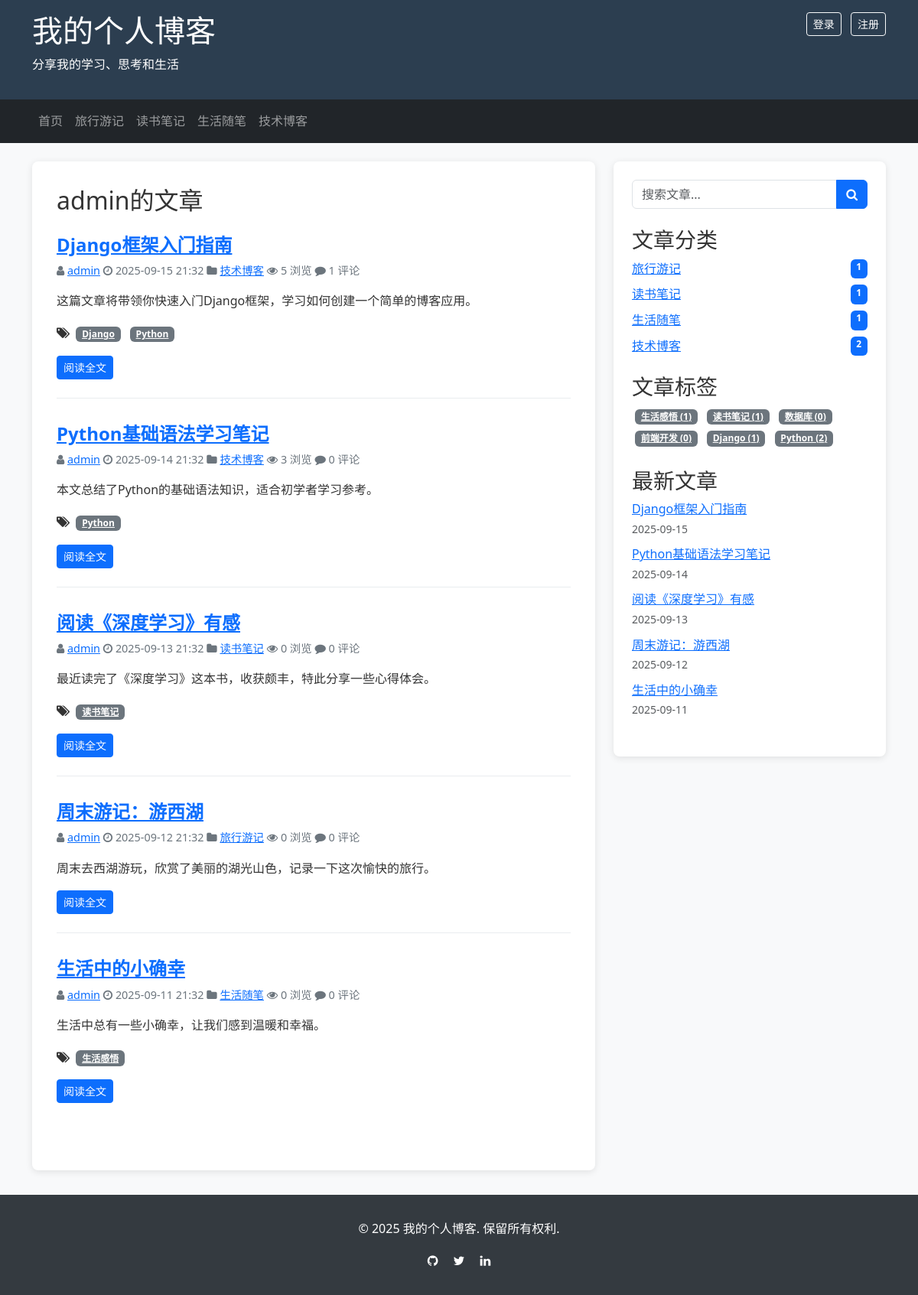
Page /author/1/ on the committed database.
### blog/models.py (models this page shows, shortened)
class Category(models.Model):
    name = models.CharField(max_length=100, verbose_name='分类名称')
    created_time = models.DateTimeField(auto_now_add=True, verbose_name='创建时间')
    modified_time = models.DateTimeField(auto_now=True, verbose_name='修改时间')
    is_active = models.BooleanField(default=True, verbose_name='是否激活')
    description = models.TextField(max_length=500, blank=True, verbose_name='分类描述')
    class Meta:
        verbose_name = '分类'
        verbose_name_plural = verbose_name
        ordering = ['-created_time']

class Post(models.Model):
    STATUS_CHOICES = (
        ('draft', '草稿'),
        ('published', '已发布'),
    )
    title = models.CharField(max_length=200, verbose_name='标题')
    slug = models.SlugField(max_length=200, unique_for_date='publish_time', verbose_name='短链接')
    author = models.ForeignKey(User, on_delete=models.CASCADE, related_name='blog_posts', verbose_name='作者')
    category = models.ForeignKey(Category, on_delete=models.CASCADE, related_name='posts', verbose_name='分类')
    tags = models.ManyToManyField(Tag, blank=True, related_name='posts', verbose_name='标签')
    excerpt = models.TextField(max_length=500, blank=True, verbose_name='摘要')
    content = models.TextField(verbose_name='内容')
    created_time = models.DateTimeField(auto_now_add=True, verbose_name='创建时间')
    modified_time = models.DateTimeField(auto_now=True, verbose_name='修改时间')
    publish_time = models.DateTimeField(blank=True, null=True, verbose_name='发布时间')
    status = models.CharField(max_length=10, choices=STATUS_CHOICES, default='draft', verbose_name='状态')
    views = models.PositiveIntegerField(default=0, editable=False, verbose_name='浏览量')
    featured_image = models.ImageField(upload_to='post_images/', blank=True, null=True, verbose_name='特色图片')
    class Meta:
        verbose_name = '文章'
        verbose_name_plural = verbose_name
        ordering = ['-publish_time', '-created_time']
    def get_absolute_url(self):
        return reverse('blog:post_detail', kwargs={'pk': self.id})

class Tag(models.Model):
    name = models.CharField(max_length=50, verbose_name='标签名称')
    created_time = models.DateTimeField(auto_now_add=True, verbose_name='创建时间')
    modified_time = models.DateTimeField(auto_now=True, verbose_name='修改时间')
    is_active = models.BooleanField(default=True, verbose_name='是否激活')
    class Meta:
        verbose_name = '标签'
        verbose_name_plural = verbose_name
        ordering = ['-created_time']

### blog/views.py (the view)
# urls.py: path('author/<int:pk>/', views.AuthorPostListView.as_view(), name='author_posts'),
class AuthorPostListView(ListView):
    model = Post
    template_name = 'blog/post_list.html'
    context_object_name = 'posts'
    paginate_by = 10
    def get_queryset(self):
        self.author = get_object_or_404(User, pk=self.kwargs.get('pk'))
        return Post.objects.filter(author=self.author, status='published').order_by('-publish_time')
    def get_context_data(self, **kwargs):
        context = super().get_context_data(**kwargs)
        context['categories'] = Category.objects.filter(is_active=True)
        context['tags'] = Tag.objects.filter(is_active=True)
        context['recent_posts'] = Post.objects.filter(status='published').order_by('-publish_time')[:5]
        context['current_author'] = self.author
        return context

### blog/templates/blog/post_list.html (shortened to what this page needs)
{% extends "blog/base.html" %}
{% block content %}
    <div class="main-content">
        <h2 class="page-title mb-4">
            {% if current_category %}{{ current_category.name }}分类下的文章
            {% elif current_tag %}{{ current_tag.name }}标签下的文章
            {% elif current_author %}{{ current_author.username }}的文章
            {% else %}全部文章
            {% endif %}
        </h2>
        {% if posts %}
            {% for post in posts %}
                <article class="post-card">
                    <h3 class="post-title">
                        <a href="{{ post.get_absolute_url }}">{{ post.title }}</a>
                    </h3>
                    <div class="post-meta">
                        <span class="author"><i class="fa fa-user"></i> <a href="{% url 'blog:author_posts' post.author.id %}">{{ post.author.username }}</a></span>
                        <span class="time"><i class="fa fa-clock-o"></i> {{ post.publish_time|date:"Y-m-d H:i" }}</span>
                        <span class="category"><i class="fa fa-folder"></i> <a href="{% url 'blog:category_posts' post.category.id %}">{{ post.category.name }}</a></span>
                        <span class="views"><i class="fa fa-eye"></i> {{ post.views }} 浏览</span>
                        <span class="comments"><i class="fa fa-comment"></i> {{ post.comments.count }} 评论</span>
                    </div>
                    <div class="post-excerpt mb-3">
                        {{ post.excerpt }}
                    </div>
                    {% if post.tags.all %}
                        <div class="post-tags mb-3">
                            <i class="fa fa-tags"></i>
                            {% for tag in post.tags.all %}
                                <a href="{% url 'blog:tag_posts' tag.id %}" class="badge bg-secondary mx-1">{{ tag.name }}</a>
                            {% endfor %}
                        </div>
                    {% endif %}
                    <a href="{{ post.get_absolute_url }}" class="btn btn-primary btn-sm">阅读全文</a>
                </article>
            {% endfor %}
        {% else %}
            <div class="alert alert-info">
                暂无文章
            </div>
        {% endif %}
    </div>
{% endblock %}

### blog/templates/blog/base.html (shortened to what this page needs)
<!DOCTYPE html>
<html lang="zh-CN">
<head>
    <link href="https://cdn.jsdelivr.net/npm/bootstrap@5.3.0/dist/css/bootstrap.min.css" rel="stylesheet">
    <link href="https://cdn.jsdelivr.net/npm/font-awesome@4.7.0/css/font-awesome.min.css" rel="stylesheet">
</head>
<body>
    <header class="site-header">
        <div class="container">
            <div class="row">
                <div class="col-md-8">
                    <h1 class="site-title"><a href="{% url 'blog:post_list' %}">我的个人博客</a></h1>
                    <p class="site-description">分享我的学习、思考和生活</p>
                </div>
                <div class="col-md-4">
                    <div class="user-info text-end">
                        {% if user.is_authenticated %}
                            <span>欢迎，{{ user.username }}</span>
                            <a href="{% url 'admin:index' %}" class="btn btn-sm btn-outline-light ms-2">管理后台</a>
                            <a href="{% url 'logout' %}" class="btn btn-sm btn-outline-light ms-2">退出</a>
                        {% else %}
                            <a href="{% url 'login' %}" class="btn btn-sm btn-outline-light">登录</a>
                            <a href="{% url 'admin:auth_user_add' %}" class="btn btn-sm btn-outline-light ms-2">注册</a>
                        {% endif %}
                    </div>
                </div>
            </div>
        </div>
    </header>
    <nav class="navbar navbar-expand-lg navbar-dark bg-dark">
        <div class="container">
            <div class="collapse navbar-collapse" id="navbarNav">
                <ul class="navbar-nav">
                    <li class="nav-item">
                        <a class="nav-link {% if request.resolver_match.url_name == 'post_list' %}active{% endif %}" href="{% url 'blog:post_list' %}">首页</a>
                    </li>
                    {% for category in categories %}
                        <li class="nav-item">
                            <a class="nav-link {% if current_category and current_category.id == category.id %}active{% endif %}" href="{% url 'blog:category_posts' category.id %}">{{ category.name }}</a>
                        </li>
                    {% endfor %}
                </ul>
            </div>
        </div>
    </nav>
    <main class="container mt-4">
        <div class="row">
            <div class="col-md-8">
                {% block content %}{% endblock %}
            </div>
            <div class="col-md-4">
                <div class="sidebar">
                    <div class="search-box mb-4">
                        <form action="{% url 'blog:search' %}" method="get">
                            <div class="input-group">
                                <input type="text" name="q" class="form-control" placeholder="搜索文章..." required>
                                <button type="submit" class="btn btn-primary"><i class="fa fa-search"></i></button>
                            </div>
                        </form>
                    </div>
                    <div class="category-list">
                        <h3 class="sidebar-title">文章分类</h3>
                        <ul class="list-unstyled">
                            {% for category in categories %}
                                <li class="category-item">
                                    <a href="{% url 'blog:category_posts' category.id %}" class="d-flex justify-content-between">
                                        <span>{{ category.name }}</span>
                                        <span class="badge bg-primary">{{ category.posts.count }}</span>
                                    </a>
                                </li>
                            {% empty %}
                                <li>暂无分类</li>
                            {% endfor %}
                        </ul>
                    </div>
                    <div class="tag-list">
                        <h3 class="sidebar-title">文章标签</h3>
                        <div class="tag-cloud">
                            {% for tag in tags %}
                                <a href="{% url 'blog:tag_posts' tag.id %}" class="badge bg-secondary m-1">{{ tag.name }} ({{ tag.posts.count }})</a>
                            {% empty %}
                                <span>暂无标签</span>
                            {% endfor %}
                        </div>
                    </div>
                    <div class="recent-posts">
                        <h3 class="sidebar-title">最新文章</h3>
                        <ul class="list-unstyled">
                            {% for post in recent_posts %}
                                <li class="recent-post-item mb-2">
                                    <a href="{{ post.get_absolute_url }}" class="d-block text-truncate">{{ post.title }}</a>
                                    <small class="text-muted">{{ post.publish_time|date:"Y-m-d" }}</small>
                                </li>
                            {% empty %}
                                <li>暂无文章</li>
                            {% endfor %}
                        </ul>
                    </div>
                </div>
            </div>
        </div>
    </main>
    <footer class="site-footer">
        <div class="container">
            <div class="row">
                <div class="col-md-12 text-center">
                    <p>&copy; {% now 'Y' %} 我的个人博客. 保留所有权利.</p>
                    <div class="social-links mt-2">
                        <a href="#" class="text-white mx-2"><i class="fa fa-github"></i></a>
                        <a href="#" class="text-white mx-2"><i class="fa fa-twitter"></i></a>
                        <a href="#" class="text-white mx-2"><i class="fa fa-linkedin"></i></a>
                    </div>
                </div>
            </div>
        </div>
    </footer>
</body>
</html>

### blog/templates/blog/base.html (style rules this page uses)
body { font-family: 'Segoe UI', Tahoma, Geneva, Verdana, sans-serif; line-height: 1.6; color: #333; background-color: #f8f9fa; }
.site-header { background-color: #2c3e50; color: white; padding: 1rem 0; }
.site-header a { color: white; text-decoration: none; }
.site-footer { background-color: #343a40; color: white; padding: 2rem 0; margin-top: 2rem; }
.main-content { background-color: white; padding: 2rem; border-radius: 0.5rem; box-shadow: 0 2px 10px rgba(0, 0, 0, 0.1); }
.sidebar { background-color: white; padding: 1.5rem; border-radius: 0.5rem; box-shadow: 0 2px 10px rgba(0, 0, 0, 0.1); }
.post-card { margin-bottom: 2rem; padding-bottom: 1.5rem; border-bottom: 1px solid #e9ecef; }
.post-card:last-child { border-bottom: none; }
.post-title { font-size: 1.5rem; font-weight: 600; margin-bottom: 0.5rem; }
.post-meta { font-size: 0.9rem; color: #6c757d; margin-bottom: 1rem; }
.category-list, .tag-list, .recent-posts { margin-bottom: 1.5rem; }
.category-item, .tag-item { margin-bottom: 0.5rem; }

### rows in the picture
Category: name "旅行游记", posts.count "1"
Category: name "读书笔记", posts.count "1"
Category: name "生活随笔", posts.count "1"
Category: name "技术博客", posts.count "2"
Post: title "Django框架入门指南", author.username "admin", publish_time "2025-09-15 21:32", category.name "技术博客", views "5", comments.count "1", excerpt "这篇文章将带领你快速入门Django框架，学习如何创建一个简单的博客应用。", publish_time "2025-09-15"
Tag: name "Django", posts.count "1"
Tag: name "Python", posts.count "2"
Post: title "Python基础语法学习笔记", author.username "admin", publish_time "2025-09-14 21:32", category.name "技术博客", views "3", comments.count "0", excerpt "本文总结了Python的基础语法知识，适合初学者学习参考。", publish_time "2025-09-14"
Post: title "阅读《深度学习》有感", author.username "admin", publish_time "2025-09-13 21:32", category.name "读书笔记", views "0", comments.count "0", excerpt "最近读完了《深度学习》这本书，收获颇丰，特此分享一些心得体会。", publish_time "2025-09-13"
Tag: name "读书笔记", posts.count "1"
Post: title "周末游记：游西湖", author.username "admin", publish_time "2025-09-12 21:32", category.name "旅行游记", views "0", comments.count "0", excerpt "周末去西湖游玩，欣赏了美丽的湖光山色，记录一下这次愉快的旅行。", publish_time "2025-09-12"
Post: title "生活中的小确幸", author.username "admin", publish_time "2025-09-11 21:32", category.name "生活随笔", views "0", comments.count "0", excerpt "生活中总有一些小确幸，让我们感到温暖和幸福。", publish_time "2025-09-11"
Tag: name "生活感悟", posts.count "1"
Tag: name "数据库", posts.count "0"
Tag: name "前端开发", posts.count "0"

### other values in the picture
{{ current_author.username }} "admin"
